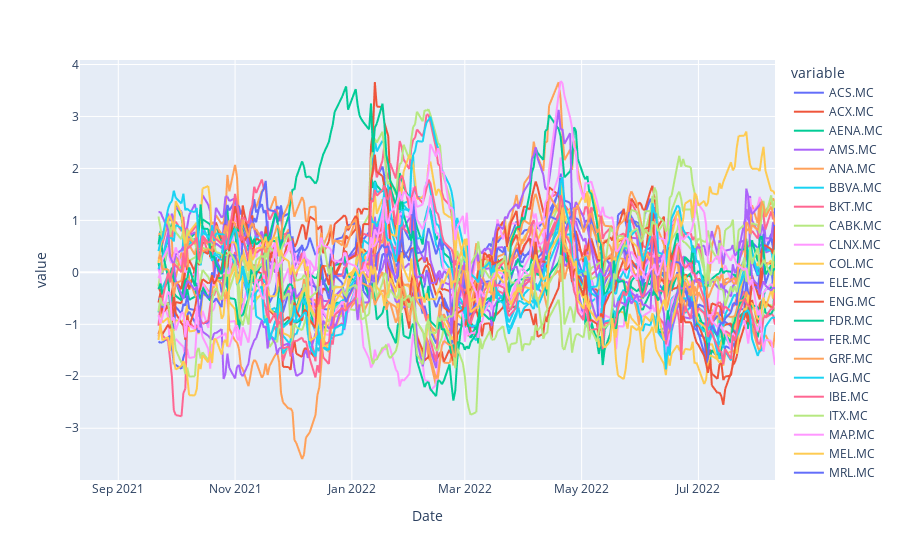

The code cell stored with this chart in its notebook:
### Code cell
# SHARPE RATIO

# measure for calc risk-adj return. Avg return earned in excess of the risk free rate per unit of volatility

Rf = 0.01/252 # risk free rate 
sharpe_ratio = (log_returns.rolling(window=trade_days).mean() - Rf)*trade_days/volatility
sharpe_ratio.plot()

### Figure 1 — Plotly figure (JSON) as saved in the notebook; plotly's stock layout.template omitted (floating-point values rounded to 4 significant figures; data arrays with more than 128 entries replaced by an {"elided": "..."} marker saying what was removed)
{"data": [{"hovertemplate": "variable=ACS.MC<br>Date=%{x}<br>value=%{y}<extra></extra>", "legendgroup": "ACS.MC", "line": {"color": "#636efa", "dash": "solid"}, "marker": {"symbol": "circle"}, "mode": "lines", "name": "ACS.MC", "showlegend": true, "type": "scattergl", "x": {"elided": "256 str values"}, "xaxis": "x", "y": {"elided": "256 float values"}, "yaxis": "y"}, {"hovertemplate": "variable=ACX.MC<br>Date=%{x}<br>value=%{y}<extra></extra>", "legendgroup": "ACX.MC", "line": {"color": "#EF553B", "dash": "solid"}, "marker": {"symbol": "circle"}, "mode": "lines", "name": "ACX.MC", "showlegend": true, "type": "scattergl", "x": {"elided": "256 str values"}, "xaxis": "x", "y": {"elided": "256 float values"}, "yaxis": "y"}, {"hovertemplate": "variable=AENA.MC<br>Date=%{x}<br>value=%{y}<extra></extra>", "legendgroup": "AENA.MC", "line": {"color": "#00cc96", "dash": "solid"}, "marker": {"symbol": "circle"}, "mode": "lines", "name": "AENA.MC", "showlegend": true, "type": "scattergl", "x": {"elided": "256 str values"}, "xaxis": "x", "y": {"elided": "256 float values"}, "yaxis": "y"}, {"hovertemplate": "variable=AMS.MC<br>Date=%{x}<br>value=%{y}<extra></extra>", "legendgroup": "AMS.MC", "line": {"color": "#ab63fa", "dash": "solid"}, "marker": {"symbol": "circle"}, "mode": "lines", "name": "AMS.MC", "showlegend": true, "type": "scattergl", "x": {"elided": "256 str values"}, "xaxis": "x", "y": {"elided": "256 float values"}, "yaxis": "y"}, {"hovertemplate": "variable=ANA.MC<br>Date=%{x}<br>value=%{y}<extra></extra>", "legendgroup": "ANA.MC", "line": {"color": "#FFA15A", "dash": "solid"}, "marker": {"symbol": "circle"}, "mode": "lines", "name": "ANA.MC", "showlegend": true, "type": "scattergl", "x": {"elided": "256 str values"}, "xaxis": "x", "y": {"elided": "256 float values"}, "yaxis": "y"}, {"hovertemplate": "variable=BBVA.MC<br>Date=%{x}<br>value=%{y}<extra></extra>", "legendgroup": "BBVA.MC", "line": {"color": "#19d3f3", "dash": "solid"}, "marker": {"symbol": "circle"}, "mode": "lines", "name": "BBVA.MC", "showlegend": true, "type": "scattergl", "x": {"elided": "256 str values"}, "xaxis": "x", "y": {"elided": "256 float values"}, "yaxis": "y"}, {"hovertemplate": "variable=BKT.MC<br>Date=%{x}<br>value=%{y}<extra></extra>", "legendgroup": "BKT.MC", "line": {"color": "#FF6692", "dash": "solid"}, "marker": {"symbol": "circle"}, "mode": "lines", "name": "BKT.MC", "showlegend": true, "type": "scattergl", "x": {"elided": "256 str values"}, "xaxis": "x", "y": {"elided": "256 float values"}, "yaxis": "y"}, {"hovertemplate": "variable=CABK.MC<br>Date=%{x}<br>value=%{y}<extra></extra>", "legendgroup": "CABK.MC", "line": {"color": "#B6E880", "dash": "solid"}, "marker": {"symbol": "circle"}, "mode": "lines", "name": "CABK.MC", "showlegend": true, "type": "scattergl", "x": {"elided": "256 str values"}, "xaxis": "x", "y": {"elided": "256 float values"}, "yaxis": "y"}, {"hovertemplate": "variable=CLNX.MC<br>Date=%{x}<br>value=%{y}<extra></extra>", "legendgroup": "CLNX.MC", "line": {"color": "#FF97FF", "dash": "solid"}, "marker": {"symbol": "circle"}, "mode": "lines", "name": "CLNX.MC", "showlegend": true, "type": "scattergl", "x": {"elided": "256 str values"}, "xaxis": "x", "y": {"elided": "256 float values"}, "yaxis": "y"}, {"hovertemplate": "variable=COL.MC<br>Date=%{x}<br>value=%{y}<extra></extra>", "legendgroup": "COL.MC", "line": {"color": "#FECB52", "dash": "solid"}, "marker": {"symbol": "circle"}, "mode": "lines", "name": "COL.MC", "showlegend": true, "type": "scattergl", "x": {"elided": "256 str values"}, "xaxis": "x", "y": {"elided": "256 float values"}, "yaxis": "y"}, {"hovertemplate": "variable=ELE.MC<br>Date=%{x}<br>value=%{y}<extra></extra>", "legendgroup": "ELE.MC", "line": {"color": "#636efa", "dash": "solid"}, "marker": {"symbol": "circle"}, "mode": "lines", "name": "ELE.MC", "showlegend": true, "type": "scattergl", "x": {"elided": "256 str values"}, "xaxis": "x", "y": {"elided": "256 float values"}, "yaxis": "y"}, {"hovertemplate": "variable=ENG.MC<br>Date=%{x}<br>value=%{y}<extra></extra>", "legendgroup": "ENG.MC", "line": {"color": "#EF553B", "dash": "solid"}, "marker": {"symbol": "circle"}, "mode": "lines", "name": "ENG.MC", "showlegend": true, "type": "scattergl", "x": {"elided": "256 str values"}, "xaxis": "x", "y": {"elided": "256 float values"}, "yaxis": "y"}, {"hovertemplate": "variable=FDR.MC<br>Date=%{x}<br>value=%{y}<extra></extra>", "legendgroup": "FDR.MC", "line": {"color": "#00cc96", "dash": "solid"}, "marker": {"symbol": "circle"}, "mode": "lines", "name": "FDR.MC", "showlegend": true, "type": "scattergl", "x": {"elided": "256 str values"}, "xaxis": "x", "y": {"elided": "256 float values"}, "yaxis": "y"}, {"hovertemplate": "variable=FER.MC<br>Date=%{x}<br>value=%{y}<extra></extra>", "legendgroup": "FER.MC", "line": {"color": "#ab63fa", "dash": "solid"}, "marker": {"symbol": "circle"}, "mode": "lines", "name": "FER.MC", "showlegend": true, "type": "scattergl", "x": {"elided": "256 str values"}, "xaxis": "x", "y": {"elided": "256 float values"}, "yaxis": "y"}, {"hovertemplate": "variable=GRF.MC<br>Date=%{x}<br>value=%{y}<extra></extra>", "legendgroup": "GRF.MC", "line": {"color": "#FFA15A", "dash": "solid"}, "marker": {"symbol": "circle"}, "mode": "lines", "name": "GRF.MC", "showlegend": true, "type": "scattergl", "x": {"elided": "256 str values"}, "xaxis": "x", "y": {"elided": "256 float values"}, "yaxis": "y"}, {"hovertemplate": "variable=IAG.MC<br>Date=%{x}<br>value=%{y}<extra></extra>", "legendgroup": "IAG.MC", "line": {"color": "#19d3f3", "dash": "solid"}, "marker": {"symbol": "circle"}, "mode": "lines", "name": "IAG.MC", "showlegend": true, "type": "scattergl", "x": {"elided": "256 str values"}, "xaxis": "x", "y": {"elided": "256 float values"}, "yaxis": "y"}, {"hovertemplate": "variable=IBE.MC<br>Date=%{x}<br>value=%{y}<extra></extra>", "legendgroup": "IBE.MC", "line": {"color": "#FF6692", "dash": "solid"}, "marker": {"symbol": "circle"}, "mode": "lines", "name": "IBE.MC", "showlegend": true, "type": "scattergl", "x": {"elided": "256 str values"}, "xaxis": "x", "y": {"elided": "256 float values"}, "yaxis": "y"}, {"hovertemplate": "variable=ITX.MC<br>Date=%{x}<br>value=%{y}<extra></extra>", "legendgroup": "ITX.MC", "line": {"color": "#B6E880", "dash": "solid"}, "marker": {"symbol": "circle"}, "mode": "lines", "name": "ITX.MC", "showlegend": true, "type": "scattergl", "x": {"elided": "256 str values"}, "xaxis": "x", "y": {"elided": "256 float values"}, "yaxis": "y"}, {"hovertemplate": "variable=MAP.MC<br>Date=%{x}<br>value=%{y}<extra></extra>", "legendgroup": "MAP.MC", "line": {"color": "#FF97FF", "dash": "solid"}, "marker": {"symbol": "circle"}, "mode": "lines", "name": "MAP.MC", "showlegend": true, "type": "scattergl", "x": {"elided": "256 str values"}, "xaxis": "x", "y": {"elided": "256 float values"}, "yaxis": "y"}, {"hovertemplate": "variable=MEL.MC<br>Date=%{x}<br>value=%{y}<extra></extra>", "legendgroup": "MEL.MC", "line": {"color": "#FECB52", "dash": "solid"}, "marker": {"symbol": "circle"}, "mode": "lines", "name": "MEL.MC", "showlegend": true, "type": "scattergl", "x": {"elided": "256 str values"}, "xaxis": "x", "y": {"elided": "256 float values"}, "yaxis": "y"}, {"hovertemplate": "variable=MRL.MC<br>Date=%{x}<br>value=%{y}<extra></extra>", "legendgroup": "MRL.MC", "line": {"color": "#636efa", "dash": "solid"}, "marker": {"symbol": "circle"}, "mode": "lines", "name": "MRL.MC", "showlegend": true, "type": "scattergl", "x": {"elided": "256 str values"}, "xaxis": "x", "y": {"elided": "256 float values"}, "yaxis": "y"}, {"hovertemplate": "variable=MTS.MC<br>Date=%{x}<br>value=%{y}<extra></extra>", "legendgroup": "MTS.MC", "line": {"color": "#EF553B", "dash": "solid"}, "marker": {"symbol": "circle"}, "mode": "lines", "name": "MTS.MC", "showlegend": true, "type": "scattergl", "x": {"elided": "256 str values"}, "xaxis": "x", "y": {"elided": "256 float values"}, "yaxis": "y"}, {"hovertemplate": "variable=NTGY.MC<br>Date=%{x}<br>value=%{y}<extra></extra>", "legendgroup": "NTGY.MC", "line": {"color": "#00cc96", "dash": "solid"}, "marker": {"symbol": "circle"}, "mode": "lines", "name": "NTGY.MC", "showlegend": true, "type": "scattergl", "x": {"elided": "256 str values"}, "xaxis": "x", "y": {"elided": "256 float values"}, "yaxis": "y"}, {"hovertemplate": "variable=PHM.MC<br>Date=%{x}<br>value=%{y}<extra></extra>", "legendgroup": "PHM.MC", "line": {"color": "#ab63fa", "dash": "solid"}, "marker": {"symbol": "circle"}, "mode": "lines", "name": "PHM.MC", "showlegend": true, "type": "scattergl", "x": {"elided": "256 str values"}, "xaxis": "x", "y": {"elided": "256 float values"}, "yaxis": "y"}, {"hovertemplate": "variable=REE.MC<br>Date=%{x}<br>value=%{y}<extra></extra>", "legendgroup": "REE.MC", "line": {"color": "#FFA15A", "dash": "solid"}, "marker": {"symbol": "circle"}, "mode": "lines", "name": "REE.MC", "showlegend": true, "type": "scattergl", "x": {"elided": "256 str values"}, "xaxis": "x", "y": {"elided": "256 float values"}, "yaxis": "y"}, {"hovertemplate": "variable=SAB.MC<br>Date=%{x}<br>value=%{y}<extra></extra>", "legendgroup": "SAB.MC", "line": {"color": "#19d3f3", "dash": "solid"}, "marker": {"symbol": "circle"}, "mode": "lines", "name": "SAB.MC", "showlegend": true, "type": "scattergl", "x": {"elided": "256 str values"}, "xaxis": "x", "y": {"elided": "256 float values"}, "yaxis": "y"}, {"hovertemplate": "variable=SAN.MC<br>Date=%{x}<br>value=%{y}<extra></extra>", "legendgroup": "SAN.MC", "line": {"color": "#FF6692", "dash": "solid"}, "marker": {"symbol": "circle"}, "mode": "lines", "name": "SAN.MC", "showlegend": true, "type": "scattergl", "x": {"elided": "256 str values"}, "xaxis": "x", "y": {"elided": "256 float values"}, "yaxis": "y"}, {"hovertemplate": "variable=SGRE.MC<br>Date=%{x}<br>value=%{y}<extra></extra>", "legendgroup": "SGRE.MC", "line": {"color": "#B6E880", "dash": "solid"}, "marker": {"symbol": "circle"}, "mode": "lines", "name": "SGRE.MC", "showlegend": true, "type": "scattergl", "x": {"elided": "256 str values"}, "xaxis": "x", "y": {"elided": "256 float values"}, "yaxis": "y"}, {"hovertemplate": "variable=TEF.MC<br>Date=%{x}<br>value=%{y}<extra></extra>", "legendgroup": "TEF.MC", "line": {"color": "#FF97FF", "dash": "solid"}, "marker": {"symbol": "circle"}, "mode": "lines", "name": "TEF.MC", "showlegend": true, "type": "scattergl", "x": {"elided": "256 str values"}, "xaxis": "x", "y": {"elided": "256 float values"}, "yaxis": "y"}, {"hovertemplate": "variable=VIS.MC<br>Date=%{x}<br>value=%{y}<extra></extra>", "legendgroup": "VIS.MC", "line": {"color": "#FECB52", "dash": "solid"}, "marker": {"symbol": "circle"}, "mode": "lines", "name": "VIS.MC", "showlegend": true, "type": "scattergl", "x": {"elided": "256 str values"}, "xaxis": "x", "y": {"elided": "256 float values"}, "yaxis": "y"}], "layout": {"autosize": true, "legend": {"title": {"text": "variable"}, "tracegroupgap": 0}, "margin": {"t": 60}, "xaxis": {"anchor": "y", "autorange": true, "domain": [0, 1], "range": ["2021-08-12", "2022-08-10"], "title": {"text": "Date"}, "type": "date"}, "yaxis": {"anchor": "x", "autorange": true, "domain": [0, 1], "range": [-3.996, 4.087], "title": {"text": "value"}, "type": "linear"}}}
